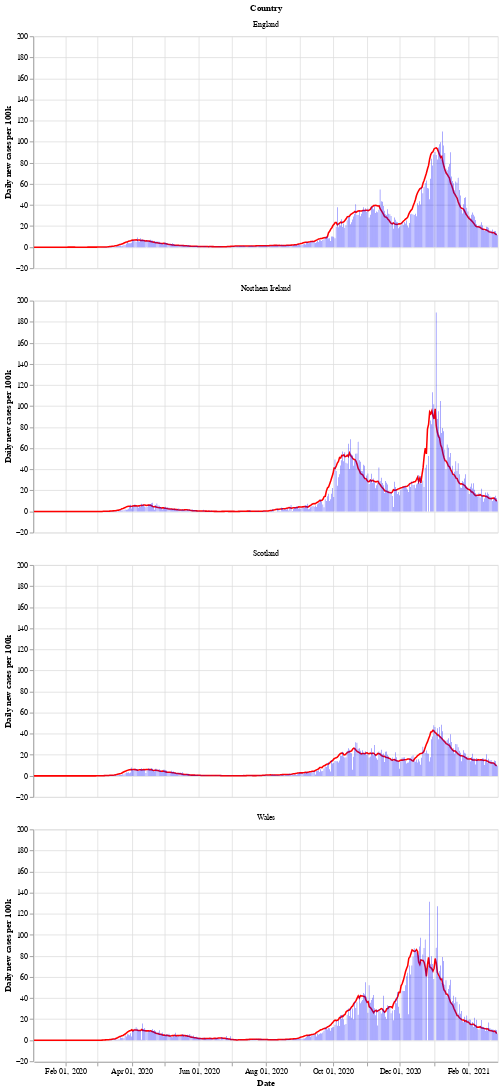

The notebook cell saved with this chart:
### Markdown cell above
Next is a bar chart of the number of new cases in each country (per 100k population), with the 7 day moving average of cases. Again we see that Wales saw a longer period of raising and falling cases compared to the other countries.

After a period of cases falling, each nation is now seeing a rise in the number of cases - especially in Wales.

### Code cell
# collapse
bars = alt.Chart(uk_cases).mark_bar().encode(
    x=alt.X("yearmonthdate(date):T", axis=alt.Axis(title='Date')),
    y=alt.Y("newCasesRate:Q", axis=alt.Axis(title='Daily new cases per 100k')),
    tooltip='newCasesRate',
    color=alt.condition(
        alt.datum.dailyChange > 0,
        alt.value("orange"),  # The positive color
        alt.value("blue")  # The negative color
    )
).properties(title='New cases per 100k population with rolling 7 day average', width=600).interactive()
line = alt.Chart(uk_cases).mark_line(
    color='red',
    size=2,
).transform_window(
    rolling_mean='mean(newCasesRate)',
    frame=[0, 7],
    groupby=['areaName']
).encode(
    x='yearmonthdate(date):T',
    y='rolling_mean:Q'
)
alt.layer(line, bars, data=uk_cases).facet(alt.Row('areaName', title='Country'), columns=1)

### Figure 1 — Vega-Lite specification as saved in the notebook (floating-point values rounded to 4 significant figures; data arrays with more than 128 entries replaced by an {"elided": "..."} marker saying what was removed)
{"config": {"view": {"continuousWidth": 400, "continuousHeight": 300}}, "data": {"name": "data-3aa277e1710d61275ecc417ea633bcf7"}, "facet": {"type": "nominal", "field": "areaName", "title": "Country"}, "spec": {"layer": [{"mark": {"type": "line", "color": "red", "size": 2}, "encoding": {"x": {"type": "temporal", "field": "date", "timeUnit": "yearmonthdate"}, "y": {"type": "quantitative", "field": "rolling_mean"}}, "transform": [{"window": [{"op": "mean", "field": "newCasesRate", "as": "rolling_mean"}], "frame": [0, 7], "groupby": ["areaName"]}]}, {"mark": "bar", "encoding": {"color": {"condition": {"value": "orange", "test": "(datum.dailyChange > 0)"}, "value": "blue"}, "tooltip": {"type": "quantitative", "field": "newCasesRate"}, "x": {"type": "temporal", "axis": {"title": "Date"}, "field": "date", "timeUnit": "yearmonthdate"}, "y": {"type": "quantitative", "axis": {"title": "Daily new cases per 100k"}, "field": "newCasesRate"}}, "selection": {"selector002": {"type": "interval", "bind": "scales", "encodings": ["x", "y"]}}, "title": "New cases per 100k population with rolling 7 day average", "width": 600}]}, "columns": 1, "$schema": "https://vega.github.io/schema/vega-lite/v4.8.1.json", "datasets": {"data-3aa277e1710d61275ecc417ea633bcf7": {"elided": "1688 records"}}}
